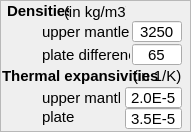
             <widget class="QFrame" name="densityFrame">
              <property name="geometry">
               <rect>
                <x>10</x>
                <y>153</y>
                <width>191</width>
                <height>132</height>
               </rect>
              </property>
              <property name="frameShape">
               <enum>QFrame::StyledPanel</enum>
              </property>
              <property name="frameShadow">
               <enum>QFrame::Raised</enum>
              </property>
              <widget class="QWidget" name="densityWidget" native="true">
               <property name="geometry">
                <rect>
                 <x>2</x>
                 <y>3</y>
                 <width>186</width>
                 <height>127</height>
                </rect>
               </property>
               <widget class="QLabel" name="label_66">
                <property name="geometry">
                 <rect>
                  <x>40</x>
                  <y>87</y>
                  <width>78</width>
                  <height>16</height>
                 </rect>
                </property>
                <property name="font">
                 <font>
                  <family>Lucida Grande</family>
                  <pointsize>11</pointsize>
                 </font>
                </property>
                <property name="text">
                 <string>upper mantle</string>
                </property>
               </widget>
               <widget class="QLabel" name="label_69">
                <property name="geometry">
                 <rect>
                  <x>131</x>
                  <y>65</y>
                  <width>62</width>
                  <height>16</height>
                 </rect>
                </property>
                <property name="font">
                 <font>
                  <family>Lucida Grande</family>
                  <pointsize>11</pointsize>
                 </font>
                </property>
                <property name="text">
                 <string>(in 1/K)</string>
                </property>
               </widget>
               <widget class="QLineEdit" name="alpha_pl">
                <property name="geometry">
                 <rect>
                  <x>123</x>
                  <y>105</y>
                  <width>57</width>
                  <height>21</height>
                 </rect>
                </property>
                <property name="font">
                 <font>
                  <family>Lucida Grande</family>
                  <pointsize>11</pointsize>
                 </font>
                </property>
                <property name="text">
                 <string>3.5E-5</string>
                </property>
                <property name="alignment">
                 <set>Qt::AlignCenter</set>
                </property>
               </widget>
               <widget class="QLabel" name="label_65">
                <property name="geometry">
                 <rect>
                  <x>0</x>
                  <y>65</y>
                  <width>161</width>
                  <height>16</height>
                 </rect>
                </property>
                <property name="font">
                 <font>
                  <family>Lucida Grande</family>
                  <pointsize>11</pointsize>
                  <weight>75</weight>
                  <bold>true</bold>
                 </font>
                </property>
                <property name="text">
                 <string>Thermal expansivities</string>
                </property>
               </widget>
               <widget class="QLineEdit" name="DeltaRho_p">
                <property name="geometry">
                 <rect>
                  <x>130</x>
                  <y>41</y>
                  <width>50</width>
                  <height>21</height>
                 </rect>
                </property>
                <property name="font">
                 <font>
                  <family>Lucida Grande</family>
                  <pointsize>11</pointsize>
                 </font>
                </property>
                <property name="text">
                 <string>65</string>
                </property>
                <property name="alignment">
                 <set>Qt::AlignCenter</set>
                </property>
               </widget>
               <widget class="QLabel" name="label_67">
                <property name="geometry">
                 <rect>
                  <x>40</x>
                  <y>106</y>
                  <width>79</width>
                  <height>16</height>
                 </rect>
                </property>
                <property name="font">
                 <font>
                  <family>Lucida Grande</family>
                  <pointsize>11</pointsize>
                 </font>
                </property>
                <property name="text">
                 <string>plate</string>
                </property>
               </widget>
               <widget class="QLabel" name="label_63">
                <property name="geometry">
                 <rect>
                  <x>40</x>
                  <y>21</y>
                  <width>90</width>
                  <height>16</height>
                 </rect>
                </property>
                <property name="font">
                 <font>
                  <family>Lucida Grande</family>
                  <pointsize>11</pointsize>
                 </font>
                </property>
                <property name="text">
                 <string>upper mantle</string>
                </property>
               </widget>
               <widget class="QLabel" name="label_64">
                <property name="geometry">
                 <rect>
                  <x>40</x>
                  <y>44</y>
                  <width>88</width>
                  <height>16</height>
                 </rect>
                </property>
                <property name="font">
                 <font>
                  <family>Lucida Grande</family>
                  <pointsize>11</pointsize>
                 </font>
                </property>
                <property name="text">
                 <string>plate difference</string>
                </property>
               </widget>
               <widget class="QLineEdit" name="rho_um_p">
                <property name="geometry">
                 <rect>
                  <x>130</x>
                  <y>18</y>
                  <width>50</width>
                  <height>21</height>
                 </rect>
                </property>
                <property name="font">
                 <font>
                  <family>Lucida Grande</family>
                  <pointsize>11</pointsize>
                 </font>
                </property>
                <property name="text">
                 <string>3250</string>
                </property>
                <property name="alignment">
                 <set>Qt::AlignCenter</set>
                </property>
               </widget>
               <widget class="QLineEdit" name="alpha_um">
                <property name="geometry">
                 <rect>
                  <x>123</x>
                  <y>84</y>
                  <width>57</width>
                  <height>21</height>
                 </rect>
                </property>
                <property name="font">
                 <font>
                  <family>Lucida Grande</family>
                  <pointsize>11</pointsize>
                 </font>
                </property>
                <property name="text">
                 <string>2.0E-5</string>
                </property>
                <property name="alignment">
                 <set>Qt::AlignCenter</set>
                </property>
               </widget>
               <widget class="QLabel" name="label_68">
                <property name="geometry">
                 <rect>
                  <x>62</x>
                  <y>1</y>
                  <width>62</width>
                  <height>16</height>
                 </rect>
                </property>
                <property name="font">
                 <font>
                  <family>Lucida Grande</family>
                  <pointsize>11</pointsize>
                 </font>
                </property>
                <property name="text">
                 <string>(in kg/m3)</string>
                </property>
               </widget>
               <widget class="QLabel" name="label_37">
                <property name="geometry">
                 <rect>
                  <x>5</x>
                  <y>0</y>
                  <width>62</width>
                  <height>16</height>
                 </rect>
                </property>
                <property name="font">
                 <font>
                  <family>Lucida Grande</family>
                  <pointsize>11</pointsize>
                  <weight>75</weight>
                  <bold>true</bold>
                 </font>
                </property>
                <property name="text">
                 <string>Densities</string>
                </property>
               </widget>
              </widget>
             </widget>
